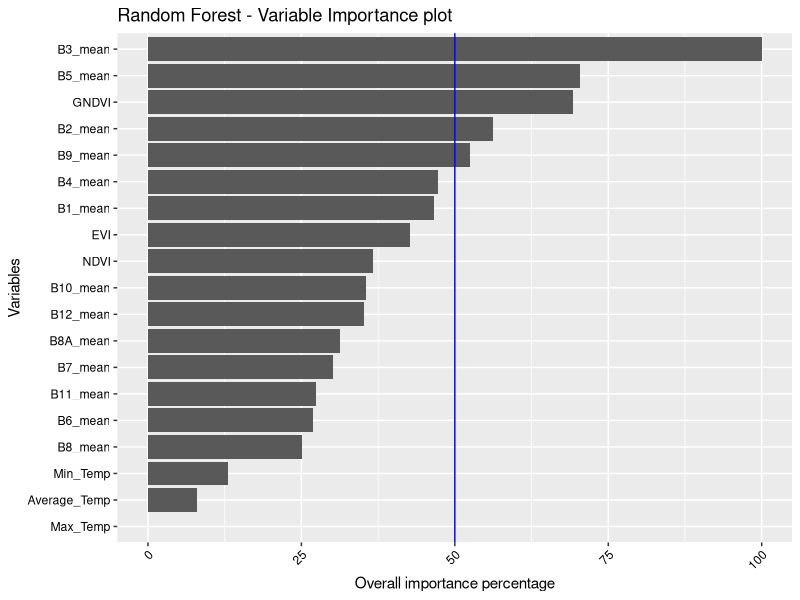

Generate this figure with R:
# Load packages
# https://www.machinelearningplus.com/machine-learning/caret-package/
# https://www.youtube.com/watch?v=fSytzGwwBVw
library(tidyverse)
library(mlbench)
library(ggplot2)
library(caret)

# Set the folder location
#setwd('~/Dropbox/RS Project/RSSTARTUP_repo/Product_Development/Yield_forcasting_R/Innovation_laboratory_EAGLE')
setwd('/home/diego/GITHUP_REPO/Innovation_laboratory_EAGLE')

# Import dataset
# The dataset used is summary_fn.csv, which was clean but the original one
# is summary.csv
Field_Carmen <- read.csv('./Original_data/summary_fn.csv')

# Structure of the dataframe
str(Field_Carmen)

# See top 6 rows and 10 columns
head(Field_Carmen[, 1:10])

# Split the data into training and test set
set.seed(123)
training.samples <- Field_Carmen$Kg_He %>%
  createDataPartition(p = 0.75, list = FALSE)

train.data  <- Field_Carmen[training.samples, ]
test.data <- Field_Carmen[-training.samples, ]

################################################################################

# Build the model
#model <- lm(Kg_He ~., data = train.data)

# Observe the model
#model

# It is because, one of your dependent variables has NA for Coefficients given as
# output by the lm(..) function. Such a variable is making no difference to the 
# model, often due to multicollinearity problem ie, that predictor variable is 
# linearly dependent on other predictor variables OR because, that predictor 
# variable is constant for all the records(rows). The best thing to do is to drop
# that variable from the formula in lm(..) function and do the regression again.

# Make predictions and compute the R2, RMSE and MAE
#predictions <- model %>% predict(test.data, na.action=na.exclude)

#data.frame( R2 = R2(predictions, test.data$Kg_He),
#            RMSE = RMSE(predictions, test.data$Kg_He),
#            MAE = MAE(predictions, test.data$Kg_He))

#RMSE(predictions, test.data$Kg_He)/mean(test.data$Kg_He)

################################################################################

# RandomForest
# https://topepo.github.io/caret/train-models-by-tag.html#random-forest
# https://stats.stackexchange.com/questions/348245/do-we-have-to-tune-the-number-of-trees-in-a-random-forest
# https://stats.stackexchange.com/questions/50210/caret-and-randomforest-number-of-trees

# Define training control
set.seed(234)
train.control <- trainControl(method = "none")

# Train the model
model <- train(Kg_He ~., data = Field_Carmen, 
               method = "rf",
               ntree = 1000,
               trControl = train.control,
               tuneGrid = data.frame(mtry = 6))

# Summarize the results
summary(model)
print(model)

# Make predictions and compute the R2, RMSE and MAE
predictions <- model %>% predict(test.data, na.action=na.omit)

predictions

data.frame( R2 = R2(predictions, test.data$Kg_He),
            # RMSE will be expressed in kilograms
            RMSE = RMSE(predictions, test.data$Kg_He),
            MAE = MAE(predictions, test.data$Kg_He))

RMSE(predictions, test.data$Kg_He)/mean(test.data$Kg_He)

# Building data for confusion matrix of the model
#pred <- factor(unname(predictions))
#true_value <- factor(test.data$Kg_He)

#my_data1 <- data.frame(data = pred, type = "prediction")
#my_data2 <- data.frame(data = true_value, type = "real")
#my_data3 <- rbind(my_data1,my_data2)

#identical(levels(my_data3[my_data3$type == "prediction",1]) , levels(my_data3[my_data3$type == "real",1]))

# See the confusion matrix of the model in the test set
#confusionMatrix(my_data3[my_data3$type == "prediction",1], my_data3[my_data3$type == "real",1])

# variable importance
gbmImp <- varImp(model, scale = T)
gbmImp

# Save boxplot as .png
png(file = './Plots/Variable_Importance.png', units = "px",
    width = 1200, height = 700)
#plot(gbmImp, top = 19, main = "Random Forest - Variable Importance plot")

nrow(varImp(model)$importance) #34 variables extracted

p <- varImp(model)$importance %>% 
  as.data.frame() %>%
  rownames_to_column() %>%
  arrange(Overall) %>%
  mutate(rowname = forcats::fct_inorder(rowname )) %>%
  ggplot() +
  geom_col(aes(x = rowname, y = Overall)) +
  coord_flip() +
  labs(title = "Random Forest - Variable Importance plot") +
  geom_hline(yintercept = 50, color = "blue", size=0.5) +
  ylab('Overall importance percentage') + xlab('Variables') + 
  theme(axis.text.x = element_text(angle = 45, hjust = 1, colour = "black")) +
  theme(axis.text.y = element_text(hjust = 1, colour = "black"))

plot(p)

dev.off()
